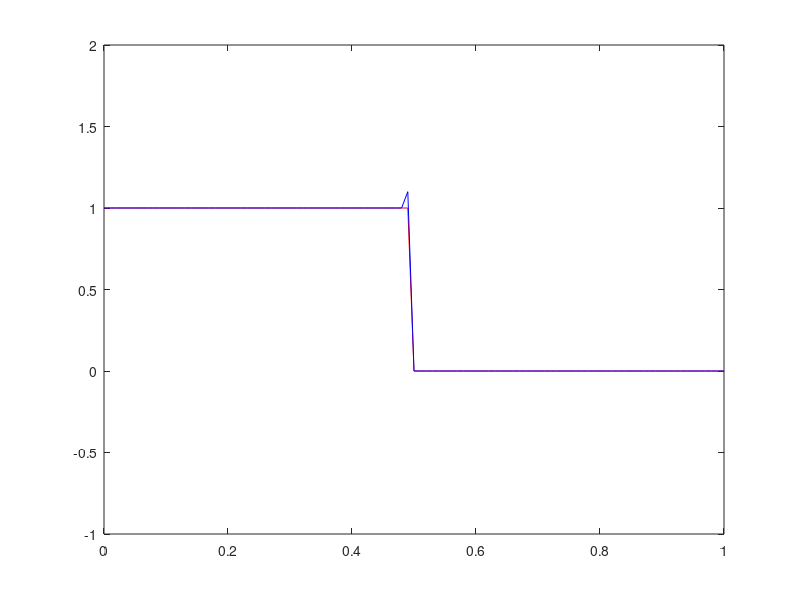

This chart was generated by the following MATLAB code: (Note: this script raises an error after producing the figure.)
clc;
clear;
close all;

delta_t = 0.001;
delta_x = 0.01;
gama = delta_t/(delta_x);
x = 1;
partitions = (x/delta_x) + 1;
U = zeros(partitions,1);
for i = 1:partitions
    if (((i - 1)*delta_x) < 0.5)
        U(i,1) = 1;
    else
        U(i,1) = 0;
    end
end
Uinitial = U;
dx = 0:delta_x:1;
for time = 0:delta_t:1
    U_prime = U;
    
    for i = 1: partitions - 1
        U(i,1) = U_prime(i,1) - gama*(U_prime(i+1) - U_prime(i));
    end
    U(partitions,1) = U_prime(partitions,1) - gama*(0 - U_prime(partitions,1));
    plot(dx,Uinitial,'r',dx,U,'b');
    axis ([0 1 -1 2]);
    suptitle(['time = ', num2str(time)]);
    pause(0.01);
end
    